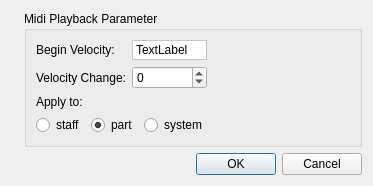
<?xml version="1.0" encoding="UTF-8"?>
<ui version="4.0">
 <class>HairpinProperties</class>
 <widget class="QDialog" name="HairpinProperties">
  <property name="geometry">
   <rect>
    <x>0</x>
    <y>0</y>
    <width>373</width>
    <height>172</height>
   </rect>
  </property>
  <property name="windowTitle">
   <string>Crescendo/Decrescendo Properties</string>
  </property>
  <layout class="QGridLayout" name="gridLayout">
   <item row="0" column="0" rowspan="2">
    <widget class="QLabel" name="label_3">
     <property name="sizePolicy">
      <sizepolicy hsizetype="Fixed" vsizetype="Ignored">
       <horstretch>0</horstretch>
       <verstretch>0</verstretch>
      </sizepolicy>
     </property>
     <property name="text">
      <string/>
     </property>
     <property name="pixmap">
      <pixmap resource="mscore.qrc">:/data/bg1.jpg</pixmap>
     </property>
    </widget>
   </item>
   <item row="0" column="1">
    <widget class="QGroupBox" name="groupBox">
     <property name="title">
      <string>Midi Playback Parameter</string>
     </property>
     <property name="flat">
      <bool>false</bool>
     </property>
     <layout class="QGridLayout" name="gridLayout_2">
      <item row="0" column="0">
       <widget class="QLabel" name="label">
        <property name="text">
         <string>Begin Velocity:</string>
        </property>
       </widget>
      </item>
      <item row="0" column="1">
       <widget class="QLabel" name="beginVelocity">
        <property name="palette">
         <palette>
          <active>
           <colorrole role="Base">
            <brush brushstyle="SolidPattern">
             <color alpha="255">
              <red>255</red>
              <green>255</green>
              <blue>255</blue>
             </color>
            </brush>
           </colorrole>
           <colorrole role="Window">
            <brush brushstyle="SolidPattern">
             <color alpha="255">
              <red>255</red>
              <green>255</green>
              <blue>255</blue>
             </color>
            </brush>
           </colorrole>
          </active>
          <inactive>
           <colorrole role="Base">
            <brush brushstyle="SolidPattern">
             <color alpha="255">
              <red>255</red>
              <green>255</green>
              <blue>255</blue>
             </color>
            </brush>
           </colorrole>
           <colorrole role="Window">
            <brush brushstyle="SolidPattern">
             <color alpha="255">
              <red>255</red>
              <green>255</green>
              <blue>255</blue>
             </color>
            </brush>
           </colorrole>
          </inactive>
          <disabled>
           <colorrole role="Base">
            <brush brushstyle="SolidPattern">
             <color alpha="255">
              <red>255</red>
              <green>255</green>
              <blue>255</blue>
             </color>
            </brush>
           </colorrole>
           <colorrole role="Window">
            <brush brushstyle="SolidPattern">
             <color alpha="255">
              <red>255</red>
              <green>255</green>
              <blue>255</blue>
             </color>
            </brush>
           </colorrole>
          </disabled>
         </palette>
        </property>
        <property name="autoFillBackground">
         <bool>true</bool>
        </property>
        <property name="frameShape">
         <enum>QFrame::StyledPanel</enum>
        </property>
        <property name="frameShadow">
         <enum>QFrame::Sunken</enum>
        </property>
        <property name="text">
         <string>TextLabel</string>
        </property>
       </widget>
      </item>
      <item row="1" column="0">
       <widget class="QLabel" name="label2">
        <property name="text">
         <string>Velocity Change:</string>
        </property>
       </widget>
      </item>
      <item row="1" column="1">
       <widget class="QSpinBox" name="veloChange">
        <property name="minimum">
         <number>-127</number>
        </property>
        <property name="maximum">
         <number>127</number>
        </property>
       </widget>
      </item>
      <item row="3" column="0" colspan="2">
       <widget class="QLabel" name="label_2">
        <property name="text">
         <string>Apply to:</string>
        </property>
       </widget>
      </item>
      <item row="4" column="0" colspan="2">
       <layout class="QHBoxLayout" name="horizontalLayout">
        <item>
         <widget class="QRadioButton" name="staffButton">
          <property name="text">
           <string>staff</string>
          </property>
          <property name="checked">
           <bool>false</bool>
          </property>
         </widget>
        </item>
        <item>
         <widget class="QRadioButton" name="partButton">
          <property name="text">
           <string>part</string>
          </property>
          <property name="checked">
           <bool>true</bool>
          </property>
         </widget>
        </item>
        <item>
         <widget class="QRadioButton" name="systemButton">
          <property name="text">
           <string>system</string>
          </property>
         </widget>
        </item>
       </layout>
      </item>
      <item row="0" column="2">
       <spacer name="horizontalSpacer">
        <property name="orientation">
         <enum>Qt::Horizontal</enum>
        </property>
        <property name="sizeHint" stdset="0">
         <size>
          <width>40</width>
          <height>20</height>
         </size>
        </property>
       </spacer>
      </item>
      <item row="5" column="0">
       <spacer name="verticalSpacer">
        <property name="orientation">
         <enum>Qt::Vertical</enum>
        </property>
        <property name="sizeHint" stdset="0">
         <size>
          <width>20</width>
          <height>40</height>
         </size>
        </property>
       </spacer>
      </item>
      <item row="2" column="0">
       <spacer name="verticalSpacer_2">
        <property name="orientation">
         <enum>Qt::Vertical</enum>
        </property>
        <property name="sizeHint" stdset="0">
         <size>
          <width>20</width>
          <height>40</height>
         </size>
        </property>
       </spacer>
      </item>
     </layout>
    </widget>
   </item>
   <item row="1" column="1">
    <widget class="QDialogButtonBox" name="buttonBox">
     <property name="orientation">
      <enum>Qt::Horizontal</enum>
     </property>
     <property name="standardButtons">
      <set>QDialogButtonBox::Cancel|QDialogButtonBox::Ok</set>
     </property>
    </widget>
   </item>
  </layout>
 </widget>
 <resources>
  <include location="mscore.qrc"/>
 </resources>
 <connections>
  <connection>
   <sender>buttonBox</sender>
   <signal>accepted()</signal>
   <receiver>HairpinProperties</receiver>
   <slot>accept()</slot>
   <hints>
    <hint type="sourcelabel">
     <x>248</x>
     <y>254</y>
    </hint>
    <hint type="destinationlabel">
     <x>157</x>
     <y>274</y>
    </hint>
   </hints>
  </connection>
  <connection>
   <sender>buttonBox</sender>
   <signal>rejected()</signal>
   <receiver>HairpinProperties</receiver>
   <slot>reject()</slot>
   <hints>
    <hint type="sourcelabel">
     <x>316</x>
     <y>260</y>
    </hint>
    <hint type="destinationlabel">
     <x>286</x>
     <y>274</y>
    </hint>
   </hints>
  </connection>
 </connections>
</ui>
